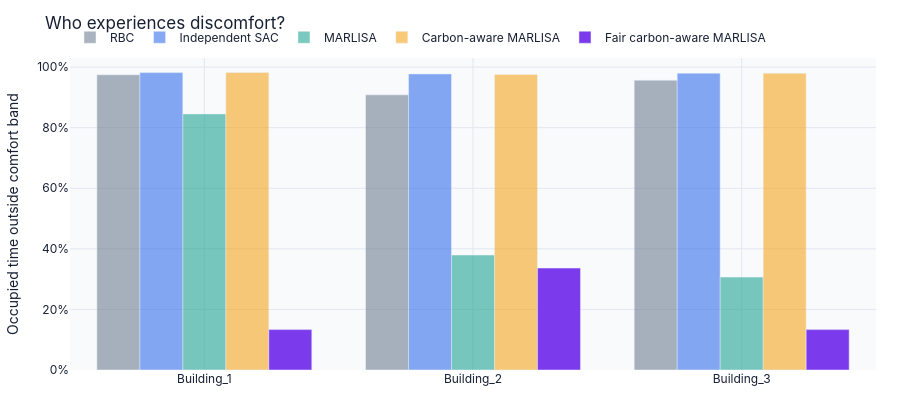

Notebook source saved alongside this figure:
### Markdown cell above
## d) Which Building experience discomfort?

### Code cell
def discomfort_by_building_figure(
    runs: dict[str, RunData], focus: str
) -> go.Figure:
    """Grouped building-level discomfort chart."""
    values = building_discomfort(runs)
    fig = go.Figure()
    for key, run in runs.items():
        part = values.loc[values["model"] == key]
        fig.add_trace(
            go.Bar(
                x=part["name"],
                y=part["value"],
                name=run.label,
                marker_color=run.color,
                opacity=1.0 if key == focus else 0.55,
                hovertemplate="%{x}<br>Discomfort: %{y:.1%}<extra>"
                + run.label
                + "</extra>",
            )
        )
    fig.update_layout(
        title="Who experiences discomfort?",
        barmode="group",
    )
    fig.update_xaxes(title=None)
    fig.update_yaxes(
        title="Occupied time outside comfort band",
        range=[0, 1.03],
        tickformat=".0%",
    )
    return _base_layout(fig, height=420)

discomfort_by_building_figure_output = discomfort_by_building_figure(runs, focus="fair_carbon_aware_marlisa")
discomfort_by_building_figure_output

### Figure 1 — Plotly figure (JSON) as saved in the notebook; plotly's stock layout.template omitted (floating-point values rounded to 4 significant figures)
{"data": [{"hovertemplate": "%{x}<br>Discomfort: %{y:.1%}<extra>RBC</extra>", "marker": {"color": "#64748B"}, "name": "RBC", "opacity": 0.55, "type": "bar", "x": ["Building_1", "Building_2", "Building_3"], "y": [0.9747, 0.9084, 0.9567]}, {"hovertemplate": "%{x}<br>Discomfort: %{y:.1%}<extra>Independent SAC</extra>", "marker": {"color": "#2563EB"}, "name": "Independent SAC", "opacity": 0.55, "type": "bar", "x": ["Building_1", "Building_2", "Building_3"], "y": [0.9817, 0.9776, 0.98]}, {"hovertemplate": "%{x}<br>Discomfort: %{y:.1%}<extra>MARLISA</extra>", "marker": {"color": "#0F9D8A"}, "name": "MARLISA", "opacity": 0.55, "type": "bar", "x": ["Building_1", "Building_2", "Building_3"], "y": [0.8455, 0.3794, 0.3067]}, {"hovertemplate": "%{x}<br>Discomfort: %{y:.1%}<extra>Carbon-aware MARLISA</extra>", "marker": {"color": "#F59E0B"}, "name": "Carbon-aware MARLISA", "opacity": 0.55, "type": "bar", "x": ["Building_1", "Building_2", "Building_3"], "y": [0.9817, 0.9757, 0.98]}, {"hovertemplate": "%{x}<br>Discomfort: %{y:.1%}<extra>Fair carbon-aware MARLISA</extra>", "marker": {"color": "#7C3AED"}, "name": "Fair carbon-aware MARLISA", "opacity": 1, "type": "bar", "x": ["Building_1", "Building_2", "Building_3"], "y": [0.1334, 0.3364, 0.1333]}], "layout": {"barmode": "group", "font": {"color": "#172033", "family": "Inter, Arial, sans-serif"}, "height": 420, "hoverlabel": {"bgcolor": "#172033", "font": {"color": "#FFFFFF"}}, "legend": {"orientation": "h", "x": 0, "y": 1.02, "yanchor": "bottom"}, "margin": {"b": 50, "l": 54, "r": 24, "t": 58}, "paper_bgcolor": "#FFFFFF", "plot_bgcolor": "#F8FAFC", "title": {"text": "Who experiences discomfort?"}, "xaxis": {"gridcolor": "#E2E8F0", "title": {}, "zeroline": false}, "yaxis": {"gridcolor": "#E2E8F0", "range": [0, 1.03], "tickformat": ".0%", "title": {"text": "Occupied time outside comfort band"}, "zeroline": false}}}
